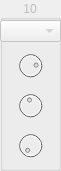
   <widget class="QGroupBox" name="step_10">
    <property name="enabled">
     <bool>false</bool>
    </property>
    <property name="geometry">
     <rect>
      <x>670</x>
      <y>70</y>
      <width>61</width>
      <height>171</height>
     </rect>
    </property>
    <property name="title">
     <string>10</string>
    </property>
    <property name="alignment">
     <set>Qt::AlignCenter</set>
    </property>
    <property name="flat">
     <bool>false</bool>
    </property>
    <property name="checkable">
     <bool>false</bool>
    </property>
    <property name="checked">
     <bool>false</bool>
    </property>
    <widget class="DialKnob" name="ctrl_10">
     <property name="geometry">
      <rect>
       <x>0</x>
       <y>130</y>
       <width>61</width>
       <height>31</height>
      </rect>
     </property>
     <property name="sizePolicy">
      <sizepolicy hsizetype="Fixed" vsizetype="Fixed">
       <horstretch>0</horstretch>
       <verstretch>0</verstretch>
      </sizepolicy>
     </property>
     <property name="minimumSize">
      <size>
       <width>0</width>
       <height>0</height>
      </size>
     </property>
     <property name="maximumSize">
      <size>
       <width>16777215</width>
       <height>16777215</height>
      </size>
     </property>
     <property name="minimum">
      <number>0</number>
     </property>
     <property name="maximum">
      <number>127</number>
     </property>
     <property name="value">
      <number>0</number>
     </property>
     <property name="wrapping">
      <bool>false</bool>
     </property>
     <property name="notchTarget">
      <double>8.000000000000000</double>
     </property>
     <property name="notchesVisible">
      <bool>false</bool>
     </property>
    </widget>
    <widget class="DialKnob" name="velocity_10">
     <property name="geometry">
      <rect>
       <x>0</x>
       <y>50</y>
       <width>61</width>
       <height>31</height>
      </rect>
     </property>
     <property name="sizePolicy">
      <sizepolicy hsizetype="Fixed" vsizetype="Fixed">
       <horstretch>0</horstretch>
       <verstretch>0</verstretch>
      </sizepolicy>
     </property>
     <property name="minimumSize">
      <size>
       <width>0</width>
       <height>0</height>
      </size>
     </property>
     <property name="maximumSize">
      <size>
       <width>16777215</width>
       <height>16777215</height>
      </size>
     </property>
     <property name="minimum">
      <number>0</number>
     </property>
     <property name="maximum">
      <number>127</number>
     </property>
     <property name="value">
      <number>100</number>
     </property>
     <property name="wrapping">
      <bool>false</bool>
     </property>
     <property name="notchTarget">
      <double>8.000000000000000</double>
     </property>
     <property name="notchesVisible">
      <bool>false</bool>
     </property>
    </widget>
    <widget class="DialKnob" name="gate_10">
     <property name="geometry">
      <rect>
       <x>0</x>
       <y>90</y>
       <width>61</width>
       <height>31</height>
      </rect>
     </property>
     <property name="sizePolicy">
      <sizepolicy hsizetype="Fixed" vsizetype="Fixed">
       <horstretch>0</horstretch>
       <verstretch>0</verstretch>
      </sizepolicy>
     </property>
     <property name="minimumSize">
      <size>
       <width>0</width>
       <height>0</height>
      </size>
     </property>
     <property name="maximumSize">
      <size>
       <width>16777215</width>
       <height>16777215</height>
      </size>
     </property>
     <property name="minimum">
      <number>1</number>
     </property>
     <property name="maximum">
      <number>200</number>
     </property>
     <property name="value">
      <number>94</number>
     </property>
     <property name="wrapping">
      <bool>false</bool>
     </property>
     <property name="notchTarget">
      <double>8.000000000000000</double>
     </property>
     <property name="notchesVisible">
      <bool>false</bool>
     </property>
    </widget>
    <widget class="ComboPicker" name="note_10">
     <property name="geometry">
      <rect>
       <x>0</x>
       <y>20</y>
       <width>61</width>
       <height>22</height>
      </rect>
     </property>
    </widget>
   </widget>
